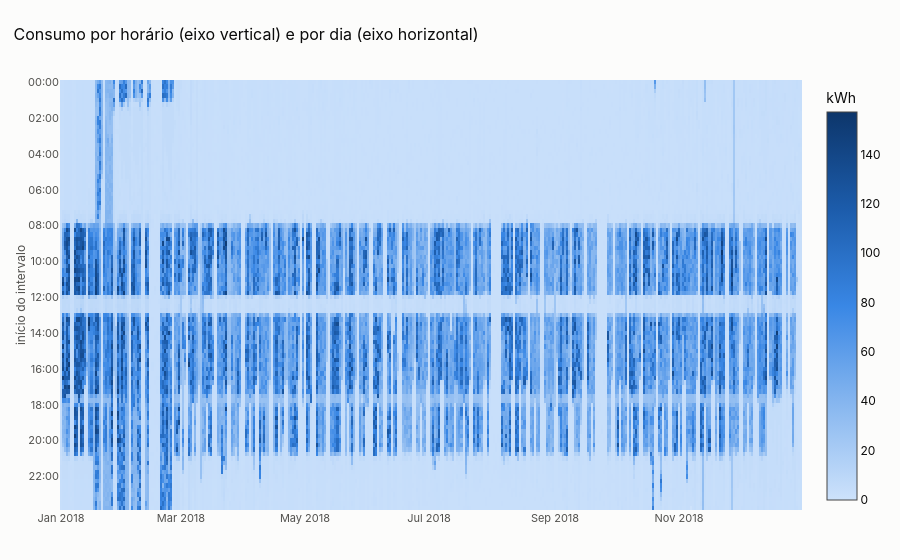

This figure's notebook cell:
### Markdown cell above
**Observação.** Ano Novo, Seollal, Dia das Crianças, Chuseok e Natal foram dias parados (cerca de 260 a 350 kWh). Já o feriado substituto de 7 de maio, o Dia da Memória (6/6) e o Dia da Libertação (15/8) tiveram consumo de dia útil normal. **O calendário de feriados nacionais ajuda, mas não é o calendário de operação da planta.** Uma feature de feriado vai acertar parte das paradas e errar outras.

### A impressão digital da planta

Cada coluna é um dia, cada linha é um horário. A cor é o consumo. Esse mapa resume o ano inteiro em uma imagem:

### Code cell
grid = df.pivot_table(
    index=df["interval_start"].dt.strftime("%H:%M"),
    columns=df["interval_start"].dt.normalize(),
    values="usage_kwh",
)
fig = go.Figure(
    go.Heatmap(
        z=grid.values,
        x=grid.columns,
        y=grid.index,
        colorscale=SEQUENTIAL_BLUE,
        colorbar=dict(title="kWh"),
        hovertemplate="%{x|%a %d/%m} %{y}: %{z:.1f} kWh<extra></extra>",
    )
)
fig.update_layout(
    title="Consumo por horário (eixo vertical) e por dia (eixo horizontal)",
    yaxis=dict(autorange="reversed", nticks=13, title="início do intervalo"),
    hovermode="closest",
    height=560,
)
fig.show()

### Figure 1 — Plotly figure (JSON) as saved in the notebook; plotly's stock layout.template omitted (floating-point values rounded to 4 significant figures; data arrays with more than 128 entries replaced by an {"elided": "..."} marker saying what was removed)
{"data": [{"colorbar": {"title": {"text": "kWh"}}, "colorscale": [[0, "#cde2fb"], [0.25, "#86b6ef"], [0.5, "#3987e5"], [0.75, "#1c5cab"], [1, "#0d366b"]], "hovertemplate": "%{x|%a %d/%m} %{y}: %{z:.1f} kWh<extra></extra>", "type": "heatmap", "x": {"elided": "365 str values"}, "y": ["00:00", "00:15", "00:30", "00:45", "01:00", "01:15", "01:30", "01:45", "02:00", "02:15", "02:30", "02:45", "03:00", "03:15", "03:30", "03:45", "04:00", "04:15", "04:30", "04:45", "05:00", "05:15", "05:30", "05:45", "06:00", "06:15", "06:30", "06:45", "07:00", "07:15", "07:30", "07:45", "08:00", "08:15", "08:30", "08:45", "09:00", "09:15", "09:30", "09:45", "10:00", "10:15", "10:30", "10:45", "11:00", "11:15", "11:30", "11:45", "12:00", "12:15", "12:30", "12:45", "13:00", "13:15", "13:30", "13:45", "14:00", "14:15", "14:30", "14:45", "15:00", "15:15", "15:30", "15:45", "16:00", "16:15", "16:30", "16:45", "17:00", "17:15", "17:30", "17:45", "18:00", "18:15", "18:30", "18:45", "19:00", "19:15", "19:30", "19:45", "20:00", "20:15", "20:30", "20:45", "21:00", "21:15", "21:30", "21:45", "22:00", "22:15", "22:30", "22:45", "23:00", "23:15", "23:30", "23:45"], "z": {"elided": "96x365 float values"}}], "layout": {"height": 560, "hovermode": "closest", "title": {"text": "Consumo por horário (eixo vertical) e por dia (eixo horizontal)"}, "yaxis": {"autorange": "reversed", "nticks": 13, "title": {"text": "início do intervalo"}}}}
